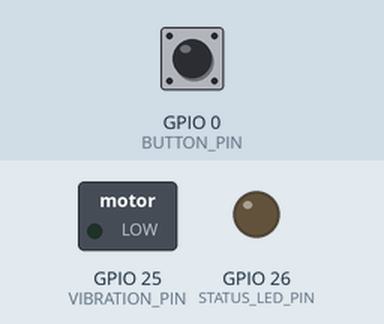
Bench run of a sketch on a simulated ESP32. Shown: switched loads named in the sketch (green lamp = pin HIGH), output pins drawn as LEDs (lit = HIGH). Dashed ring = blinking. Inputs (shaded band) come from the test bench; at power-on: GPIO 0 (BUTTON_PIN) HIGH. Nothing arrives over Bluetooth unless stated; a phone connects over Bluetooth LE 3 s after start.

Above: at 1.2 s.
1.3 s: GPIO 0 (BUTTON_PIN) pulled LOW for 3.2 s
At 2.52 s:
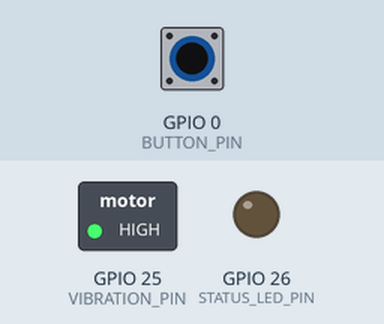
Timing chart, 0 to 4.6 s (numbered marks = the images above; inputs shaded):
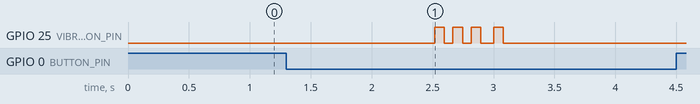

The sketch:

action_companion.ino
```cpp
#include <BLEDevice.h>
#include <BLEServer.h>
#include <BLEUtils.h>
#include <BLE2902.h>

#define SERVICE_UUID           "7b1f0001-6a9b-4d5c-a7e1-3d9b8c5f0001"
#define STATE_CHARACTERISTIC   "7b1f0002-6a9b-4d5c-a7e1-3d9b8c5f0001"
#define COMMAND_CHARACTERISTIC "7b1f0003-6a9b-4d5c-a7e1-3d9b8c5f0001"
#define TELEMETRY_CHARACTERISTIC "7b1f0004-6a9b-4d5c-a7e1-3d9b8c5f0001"

#define DEVICE_NAME "WhyWait Companion"
#define BUTTON_PIN 0
#define VIBRATION_PIN 25
#define STATUS_LED_PIN 26
#define LONG_PRESS_MS 1200

BLECharacteristic *telemetryCharacteristic = nullptr;
bool deviceConnected = false;
bool buttonDown = false;
bool longPressSent = false;
unsigned long buttonPressedAt = 0;
String currentState = "idle";

class ServerCallbacks : public BLEServerCallbacks {
  void onConnect(BLEServer *server) {
    deviceConnected = true;
    pulseFeedback(1, 80);
  }

  void onDisconnect(BLEServer *server) {
    deviceConnected = false;
    BLEDevice::startAdvertising();
  }
};

class StateCallbacks : public BLECharacteristicCallbacks {
  void onWrite(BLECharacteristic *characteristic) {
    String value = String(characteristic->getValue().c_str());
    currentState = extractJsonString(value, "state");

    if (currentState == "prompted") {
      pulseFeedback(2, 90);
    } else if (currentState == "focusing") {
      digitalWrite(STATUS_LED_PIN, HIGH);
    } else if (currentState == "rescued") {
      pulseFeedback(3, 60);
    } else if (currentState == "completed") {
      pulseFeedback(4, 70);
      digitalWrite(STATUS_LED_PIN, LOW);
    } else {
      digitalWrite(STATUS_LED_PIN, LOW);
    }
  }
};

void setup() {
  pinMode(BUTTON_PIN, INPUT_PULLUP);
  pinMode(VIBRATION_PIN, OUTPUT);
  pinMode(STATUS_LED_PIN, OUTPUT);
  digitalWrite(VIBRATION_PIN, LOW);
  digitalWrite(STATUS_LED_PIN, LOW);

  BLEDevice::init(DEVICE_NAME);
  BLEServer *server = BLEDevice::createServer();
  server->setCallbacks(new ServerCallbacks());

  BLEService *service = server->createService(SERVICE_UUID);

  BLECharacteristic *stateCharacteristic = service->createCharacteristic(
    STATE_CHARACTERISTIC,
    BLECharacteristic::PROPERTY_WRITE | BLECharacteristic::PROPERTY_WRITE_NR
  );
  stateCharacteristic->setCallbacks(new StateCallbacks());

  BLECharacteristic *commandCharacteristic = service->createCharacteristic(
    COMMAND_CHARACTERISTIC,
    BLECharacteristic::PROPERTY_WRITE
  );

  telemetryCharacteristic = service->createCharacteristic(
    TELEMETRY_CHARACTERISTIC,
    BLECharacteristic::PROPERTY_READ | BLECharacteristic::PROPERTY_NOTIFY
  );
  telemetryCharacteristic->addDescriptor(new BLE2902());

  service->start();
  BLEAdvertising *advertising = BLEDevice::getAdvertising();
  advertising->addServiceUUID(SERVICE_UUID);
  advertising->setScanResponse(true);
  BLEDevice::startAdvertising();
}

void loop() {
  const bool pressed = digitalRead(BUTTON_PIN) == LOW;
  const unsigned long now = millis();

  if (pressed && !buttonDown) {
    buttonDown = true;
    longPressSent = false;
    buttonPressedAt = now;
  }

  if (pressed && buttonDown && !longPressSent && now - buttonPressedAt >= LONG_PRESS_MS) {
    longPressSent = true;
    sendEvent("long-press");
    pulseFeedback(3, 80);
  }

  if (!pressed && buttonDown) {
    buttonDown = false;
    if (!longPressSent) {
      sendEvent("tap");
      pulseFeedback(1, 60);
    }
  }

  delay(10);
}

void sendEvent(const char *eventName) {
  if (!deviceConnected || telemetryCharacteristic == nullptr) return;
  String payload = "{\"type\":\"event\",\"event\":\"";
  payload += eventName;
  payload += "\",\"at\":";
  payload += String(millis());
  payload += "}";
  telemetryCharacteristic->setValue(payload.c_str());
  telemetryCharacteristic->notify();
}

void pulseFeedback(int count, int durationMs) {
  for (int index = 0; index < count; index += 1) {
    digitalWrite(VIBRATION_PIN, HIGH);
    delay(durationMs);
    digitalWrite(VIBRATION_PIN, LOW);
    if (index < count - 1) delay(70);
  }
}

String extractJsonString(const String &json, const String &key) {
  const String token = "\"" + key + "\":\"";
  const int start = json.indexOf(token);
  if (start < 0) return "idle";
  const int valueStart = start + token.length();
  const int end = json.indexOf("\"", valueStart);
  if (end < 0) return "idle";
  return json.substring(valueStart, end);
}
```

Measured:
- by itself, GPIO 25 (VIBRATION_PIN): alternates HIGH for 0.08 s and LOW for 0.07 s, 8 changes in all, then stays LOW
